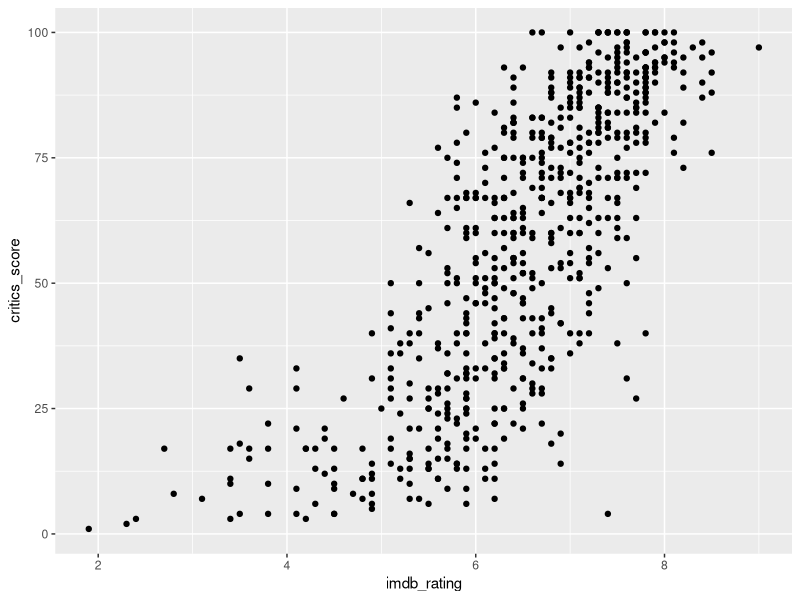
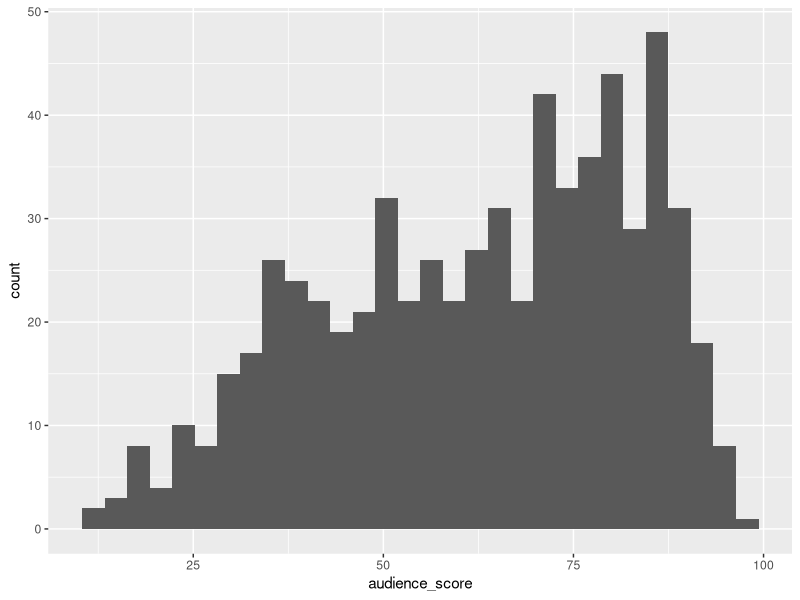
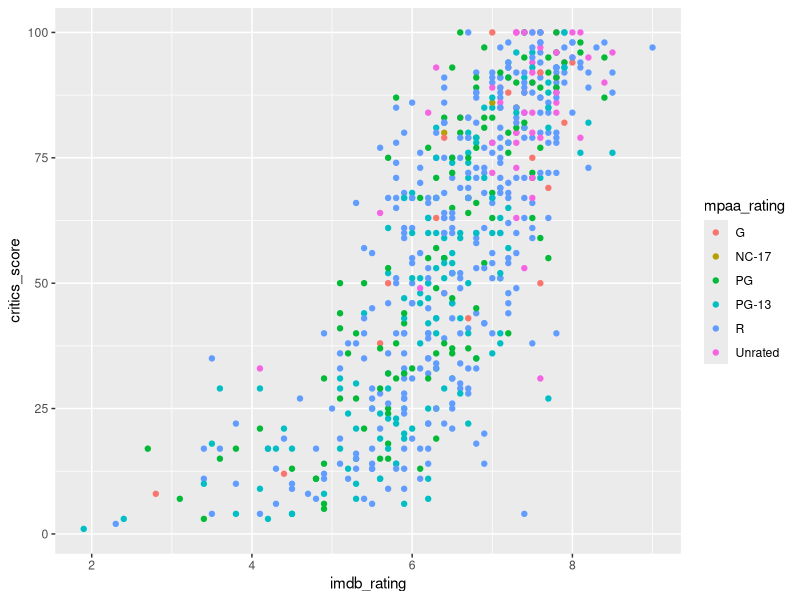
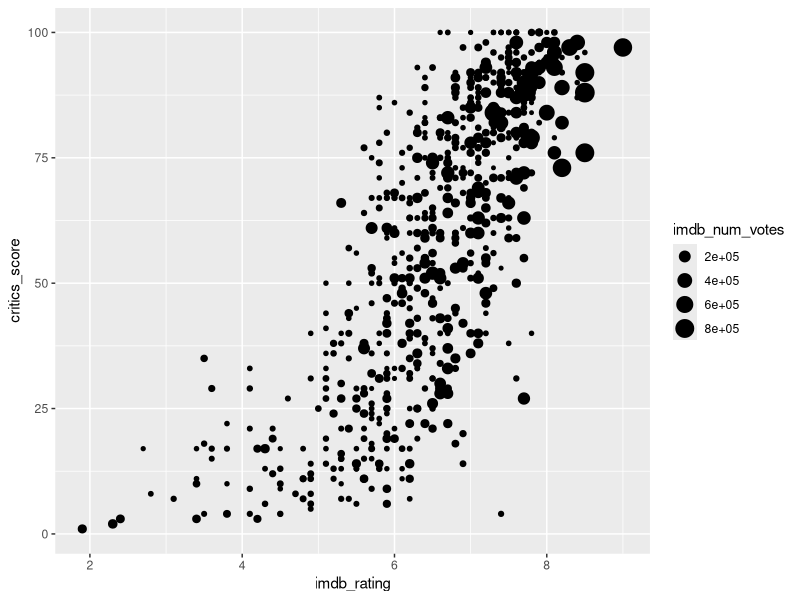
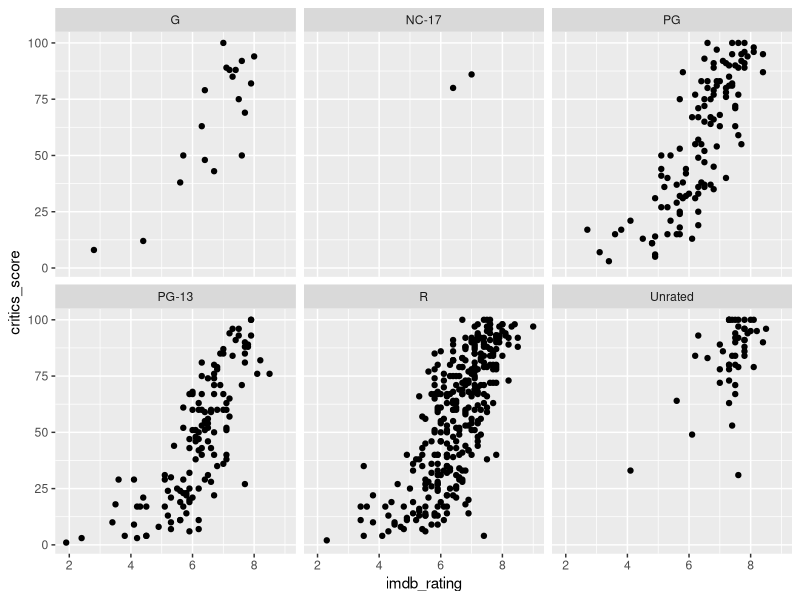
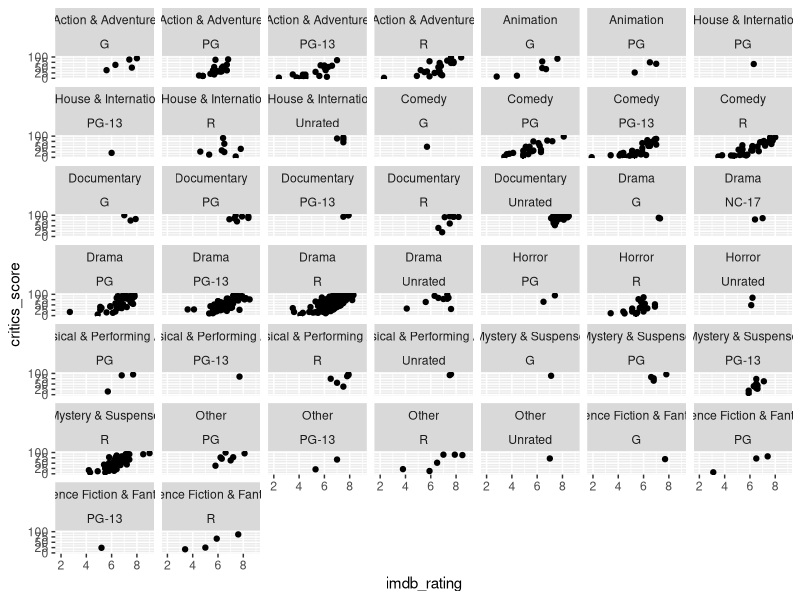
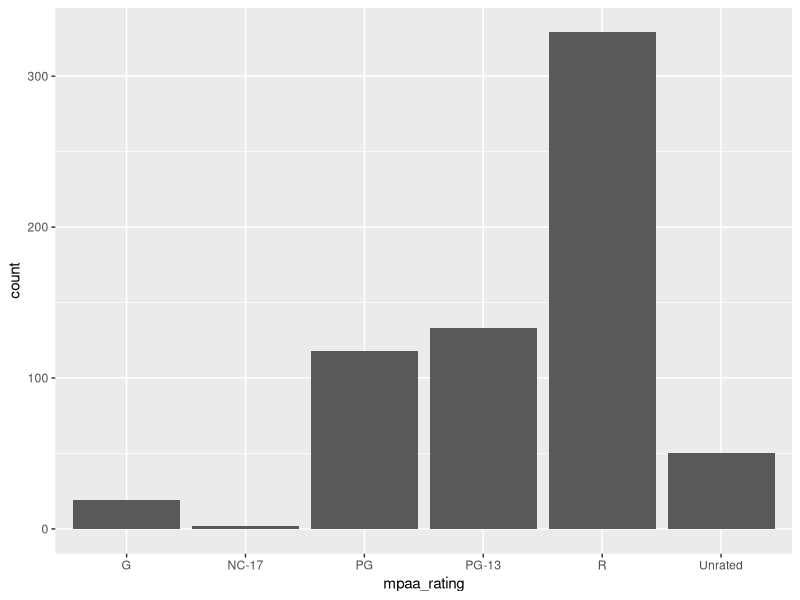

These figures' R source, in order:
# STOR 390, spring 2017
# Lecture 2 example code


# basic objects in R
number <- 4
string <- 'I am a string'
boolean <- TRUE
b <- F
nums <- 1:5
vec <- c('one', 'two', 'three')


# instally tidyverse if it is not already on your computer
# install.packages('tidyverse')

# load a package
library(tidyverse)

# where is the current working directory?
getwd()

# what files are in the current working directory
list.files()


# note the movies data come from: http://www2.stat.duke.edu/~mc301/data/movies.html
# if movies.csv were in the same directory as the R script
# i.e. the current working directory I can import the data like this
movies <- read_csv('movies.csv')


# some summaries of the data
str(movies)
head(movies)
mean(movies$imdb_num_votes)


# ggplot2
# the + should freak you out a little if you have used R before...
ggplot(data = movies) + geom_point(mapping = aes(x = imdb_rating, y = critics_score))

# you can put code after the + on the next line
ggplot(data=movies, aes(x=audience_score)) +
    geom_histogram()

# aesthetic mappings
ggplot(data = movies) +
    geom_point(mapping = aes(x = imdb_rating, y = critics_score, color=mpaa_rating))


ggplot(data = movies) + 
    geom_point(mapping = aes(x = imdb_rating, y = critics_score, size = imdb_num_votes))

# facetting
ggplot(data = movies) + 
    geom_point(mapping = aes(x = imdb_rating, y = critics_score)) + 
    facet_wrap(~ mpaa_rating, nrow = 2)


# over plotting
ggplot(data = movies) + 
    geom_point(mapping = aes(x = imdb_rating, y = critics_score)) + 
    facet_wrap(genre ~ mpaa_rating)

#
ggplot(data = movies) + 
    geom_bar(mapping = aes(x = mpaa_rating))

